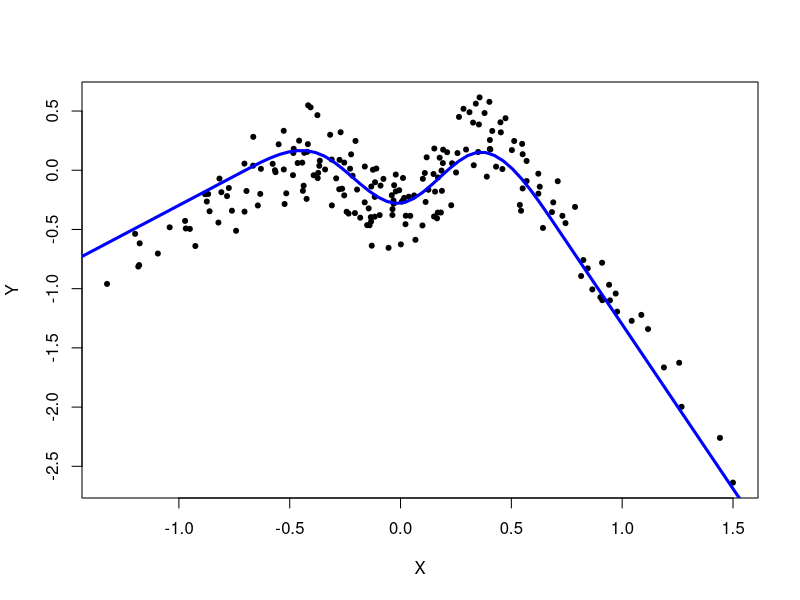

Reproduce this figure in R. (Note: this script raises an error after producing the figure.)
## The NILE estimator
# true (unknown) functional relationship X -> Y
# (linearly extrapolating beyond "extrap")
n.splines.true <- 4
fX <- function(x, extrap, beta){
  bx <- splines::ns(x, knots = seq(from=extrap[1], to=extrap[2],
                                   length.out=(n.splines.true+1))[
                                     -c(1,n.splines.true+1)],
                    Boundary.knots = extrap)
  bx%*%beta
}

# data generating model
n <- 200
set.seed(2)
beta0 <- runif(n.splines.true, -1,1)
alphaA <- alphaEps <- alphaH <- 1/sqrt(3)
A <- runif(n,-1,1)
H <- runif(n,-1,1)
X <- alphaA*A + alphaH*H + alphaEps*runif(n,-1,1)
Y <- fX(x=X,extrap=c(-.7,.7), beta=beta0) + .3*H + .2*runif(n,-1,1)

x.new <- seq(-2,2,length.out=100)
f.new <- fX(x=x.new,extrap=c(-.7,.7), beta=beta0)
plot(X,Y, pch=20)
lines(x.new,f.new,col="blue",lwd=3)

## FIT!
fit <- NILE(Y, # response
            X, # predictors (so far, only 1-dim supported)
            A, # anchors (1 or 2-dim, although 2-dim is experimental so far)
            lambda.nile = "test", # (0 = OLS, Inf = IV, (0,Inf) =
            # nonlinear anchor regression, "test" = NILE)
            intercept = TRUE,
            df = 50, # number of splines used for X -> Y
            p.min = 0.05, # level at which test for lambda is performed
            x.new = x.new, # values at which predictions are required
            plot=TRUE, # diagnostics plots
            f.true = function(x) fX(x,c(-.7,.7), beta0), # if supplied, the
            # true causal function is added to the plot
            par.x = list(lambda=NULL, # positive smoothness penalty for X -> Y,
                         # if NULL, it is chosen by CV to minimize out-of-sample
                         # AR objective
                         breaks=NULL, # if breaks are supplied, exactly these
                         # will be used for splines basis
                         num.breaks=20, # will result in num.breaks+2 splines,
                         # ignored if breaks is supplied.
                         n.order=4 # order of splines
                         ),
            par.a = list(lambda=NULL, # positive smoothness penalty for fit of
                         # residuals onto A. If NULL, we first compute the OLS
                         # fit of Y onto X,
                                      # and then choose lambdaA by CV to
                         # minimize the out-of-sample MSE for predicting
                         # the OLS residuals
                         breaks=NULL, # same as above
                         num.breaks=4, # same as above
                         n.order=4 # same as above
                         ))
